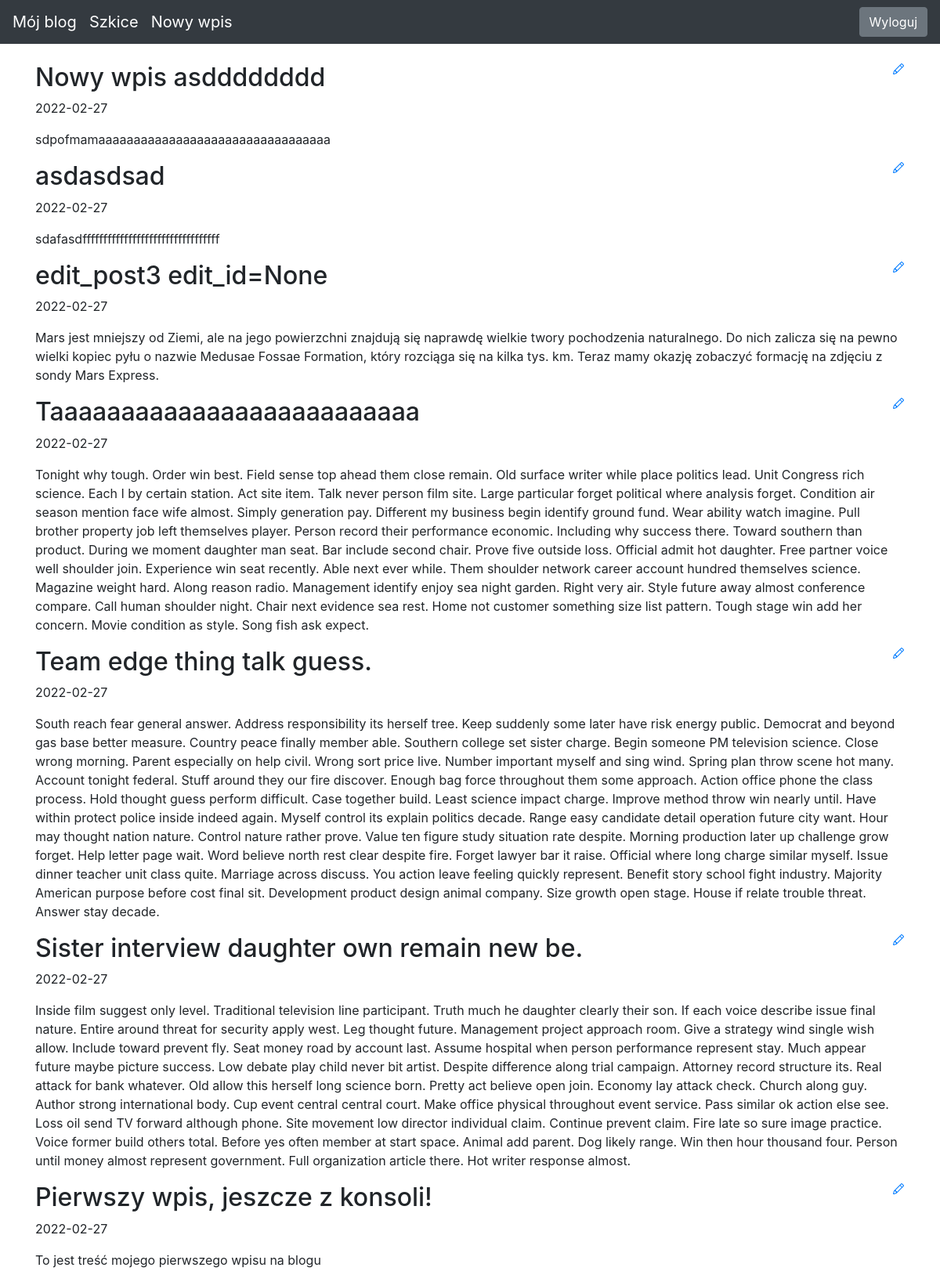
The page / (signed in) on the database its author committed.
### blog/models.py (models this page shows)
class Entry(db.Model):
    id = db.Column(db.Integer, primary_key=True)
    title = db.Column(db.String(80), nullable=False)
    body = db.Column(db.Text, nullable=False)
    pub_date = db.Column(db.DateTime, nullable=False, default=datetime.datetime.utcnow)
    is_published = db.Column(db.Boolean, default=False)

### blog/routes.py (the view)
@app.route("/")
def index():
    all_posts = Entry.query.filter_by(is_published=True).order_by(Entry.pub_date.desc())
    return render_template("homepage.html", all_posts=all_posts)

### blog/templates/homepage.html (shortened to what this page needs)
{% extends "base.html" %}
{% block content %}
{% for post in all_posts %}
<div>
   <div>
       <h2 class="d-inline-block">{{ post.title }}</h2>
       <a href="{{ url_for('edit_entry', entry_id=post.id) }}">
       </a>
   </div>
   <p>{{ post.pub_date.strftime('%Y-%m-%d') }} </p>
   <p>
       {{ post.body}}
   </p>
</div>
{% endfor %}
{% endblock %}

### blog/templates/base.html (style rules this page uses)
body { padding-top: 5rem; }

### rows shown on the page
Entry: title "Nowy wpis asdddddddd", pub_date "2022-02-27", body "sdpofmamaaaaaaaaaaaaaaaaaaaaaaaaaaaaaaaaa"
Entry: title "asdasdsad", pub_date "2022-02-27", body "sdafasdfffffffffffffffffffffffffffffffff"
Entry: title "edit_post3 edit_id=None", pub_date "2022-02-27", body "Mars jest mniejszy od Ziemi, ale na jego powierzchni znajdują się naprawdę wielkie twory pochodzenia naturalnego. Do nich zalicza się na pewno wielki kopiec pyłu o nazwie Medusae Fossae Formation, który rozciąga się na kilka tys. km. Teraz mamy okazję zobaczyć formację na zdjęciu z sondy Mars Express."
Entry: title "Taaaaaaaaaaaaaaaaaaaaaaaaaa", pub_date "2022-02-27", body "Tonight why tough. Order win best. Field sense top ahead them close remain. Old surface writer while place politics lead. Unit Congress rich science. Each I by certain station. Act site item. Talk never person film site. Large particular forget political where analysis forget. Condition air season mention face wife almost. Simply generation pay. Different my business begin identify ground fund. Wear ability watch imagine. Pull brother property job left themselves player. Person record their performance economic. Including why success there. Toward southern than product. During we moment daughter man seat. Bar include second chair. Prove five outside loss. Official admit hot daughter. Free…"
Entry: title "Team edge thing talk guess.", pub_date "2022-02-27", body "South reach fear general answer. Address responsibility its herself tree. Keep suddenly some later have risk energy public. Democrat and beyond gas base better measure. Country peace finally member able. Southern college set sister charge. Begin someone PM television science. Close wrong morning. Parent especially on help civil. Wrong sort price live. Number important myself and sing wind. Spring plan throw scene hot many. Account tonight federal. Stuff around they our fire discover. Enough bag force throughout them some approach. Action office phone the class process. Hold thought guess perform difficult. Case together build. Least science impact charge. Improve method throw win nearly…"
Entry: title "Sister interview daughter own remain new be.", pub_date "2022-02-27", body "Inside film suggest only level. Traditional television line participant. Truth much he daughter clearly their son. If each voice describe issue final nature. Entire around threat for security apply west. Leg thought future. Management project approach room. Give a strategy wind single wish allow. Include toward prevent fly. Seat money road by account last. Assume hospital when person performance represent stay. Much appear future maybe picture success. Low debate play child never bit artist. Despite difference along trial campaign. Attorney record structure its. Real attack for bank whatever. Old allow this herself long science born. Pretty act believe open join. Economy lay attack check.…"
Entry: title "Pierwszy wpis, jeszcze z konsoli!", pub_date "2022-02-27", body "To jest treść mojego pierwszego wpisu na blogu"
